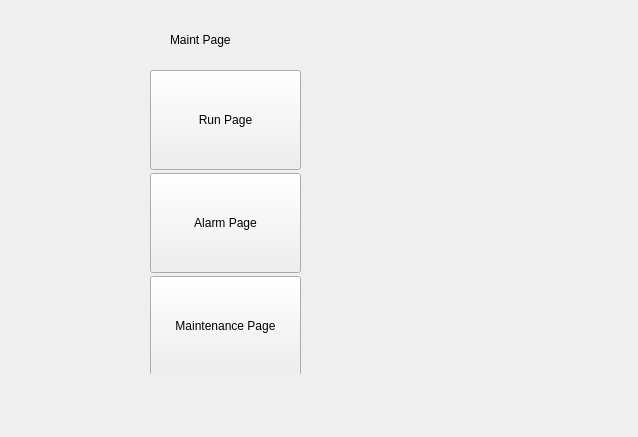
<?xml version="1.0" encoding="UTF-8"?>
<ui version="4.0">
 <class>Form</class>
 <widget class="QWidget" name="Form">
  <property name="geometry">
   <rect>
    <x>0</x>
    <y>0</y>
    <width>638</width>
    <height>437</height>
   </rect>
  </property>
  <property name="windowTitle">
   <string>Form</string>
  </property>
  <widget class="QWidget" name="verticalLayoutWidget_3">
   <property name="geometry">
    <rect>
     <x>130</x>
     <y>70</y>
     <width>191</width>
     <height>304</height>
    </rect>
   </property>
   <layout class="QVBoxLayout" name="navigation_bar">
    <property name="spacing">
     <number>5</number>
    </property>
    <property name="leftMargin">
     <number>20</number>
    </property>
    <property name="rightMargin">
     <number>20</number>
    </property>
    <item>
     <widget class="QPushButton" name="btn_to_RunScreen">
      <property name="enabled">
       <bool>true</bool>
      </property>
      <property name="minimumSize">
       <size>
        <width>50</width>
        <height>100</height>
       </size>
      </property>
      <property name="text">
       <string>Run Page</string>
      </property>
      <property name="iconSize">
       <size>
        <width>16</width>
        <height>16</height>
       </size>
      </property>
     </widget>
    </item>
    <item>
     <widget class="QPushButton" name="btn_to_AlarmScreen">
      <property name="minimumSize">
       <size>
        <width>50</width>
        <height>100</height>
       </size>
      </property>
      <property name="text">
       <string>Alarm Page</string>
      </property>
     </widget>
    </item>
    <item>
     <widget class="QPushButton" name="btn_to_MaintScreen">
      <property name="minimumSize">
       <size>
        <width>50</width>
        <height>100</height>
       </size>
      </property>
      <property name="text">
       <string>Maintenance Page</string>
      </property>
     </widget>
    </item>
   </layout>
  </widget>
  <widget class="QLabel" name="label">
   <property name="geometry">
    <rect>
     <x>170</x>
     <y>30</y>
     <width>111</width>
     <height>20</height>
    </rect>
   </property>
   <property name="text">
    <string>Maint Page</string>
   </property>
  </widget>
 </widget>
 <resources/>
 <connections/>
</ui>
